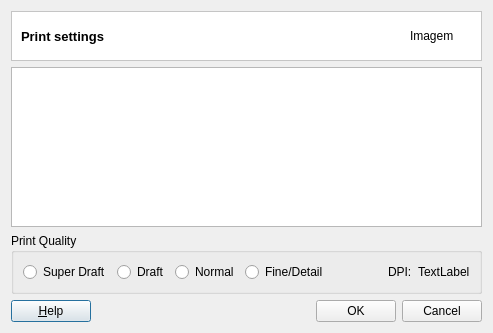
<?xml version="1.0" encoding="UTF-8"?>
<ui version="4.0">
 <class>PrintSettings</class>
 <widget class="QDialog" name="PrintSettings">
  <property name="geometry">
   <rect>
    <x>0</x>
    <y>0</y>
    <width>493</width>
    <height>333</height>
   </rect>
  </property>
  <property name="sizePolicy">
   <sizepolicy hsizetype="Fixed" vsizetype="Fixed">
    <horstretch>0</horstretch>
    <verstretch>0</verstretch>
   </sizepolicy>
  </property>
  <property name="minimumSize">
   <size>
    <width>493</width>
    <height>333</height>
   </size>
  </property>
  <property name="maximumSize">
   <size>
    <width>493</width>
    <height>333</height>
   </size>
  </property>
  <property name="windowTitle">
   <string>Print Settings</string>
  </property>
  <property name="windowOpacity">
   <double>1.000000000000000</double>
  </property>
  <property name="modal">
   <bool>true</bool>
  </property>
  <layout class="QGridLayout" name="gridLayout_2">
   <item row="0" column="0">
    <layout class="QVBoxLayout" name="verticalLayout">
     <item>
      <widget class="QFrame" name="frame_2">
       <property name="sizePolicy">
        <sizepolicy hsizetype="Preferred" vsizetype="Fixed">
         <horstretch>0</horstretch>
         <verstretch>0</verstretch>
        </sizepolicy>
       </property>
       <property name="maximumSize">
        <size>
         <width>16777215</width>
         <height>51</height>
        </size>
       </property>
       <property name="styleSheet">
        <string notr="true">QWidget { background: white }</string>
       </property>
       <property name="frameShape">
        <enum>QFrame::StyledPanel</enum>
       </property>
       <property name="frameShadow">
        <enum>QFrame::Sunken</enum>
       </property>
       <layout class="QGridLayout" name="gridLayout_4" columnstretch="1,0">
        <property name="topMargin">
         <number>0</number>
        </property>
        <property name="bottomMargin">
         <number>0</number>
        </property>
        <property name="horizontalSpacing">
         <number>9</number>
        </property>
        <item row="0" column="1">
         <widget class="QLabel" name="m_imgLabel">
          <property name="minimumSize">
           <size>
            <width>62</width>
            <height>48</height>
           </size>
          </property>
          <property name="maximumSize">
           <size>
            <width>48</width>
            <height>48</height>
           </size>
          </property>
          <property name="text">
           <string>Imagem</string>
          </property>
         </widget>
        </item>
        <item row="0" column="0">
         <widget class="QLabel" name="lblTitle">
          <property name="font">
           <font>
            <pointsize>10</pointsize>
            <weight>75</weight>
            <bold>true</bold>
           </font>
          </property>
          <property name="text">
           <string>Print settings</string>
          </property>
         </widget>
        </item>
       </layout>
      </widget>
     </item>
     <item>
      <widget class="QListWidget" name="lstPrinter"/>
     </item>
     <item>
      <widget class="QGroupBox" name="grpPrintQuality">
       <property name="title">
        <string>Print Quality</string>
       </property>
       <property name="flat">
        <bool>true</bool>
       </property>
       <layout class="QHBoxLayout" name="horizontalLayout_3">
        <item>
         <layout class="QHBoxLayout" name="horizontalLayout_2">
          <item>
           <widget class="QRadioButton" name="rdoSuperDraft">
            <property name="text">
             <string>Super Draft</string>
            </property>
           </widget>
          </item>
          <item>
           <widget class="QRadioButton" name="rdoDraft">
            <property name="text">
             <string>Draft</string>
            </property>
           </widget>
          </item>
          <item>
           <widget class="QRadioButton" name="rdoNormal">
            <property name="text">
             <string>Normal</string>
            </property>
           </widget>
          </item>
          <item>
           <widget class="QRadioButton" name="rdoFineDetail">
            <property name="text">
             <string>Fine/Detail</string>
            </property>
           </widget>
          </item>
          <item>
           <spacer name="horizontalSpacer">
            <property name="orientation">
             <enum>Qt::Horizontal</enum>
            </property>
            <property name="sizeHint" stdset="0">
             <size>
              <width>88</width>
              <height>17</height>
             </size>
            </property>
           </spacer>
          </item>
          <item>
           <layout class="QHBoxLayout" name="horizontalLayout">
            <item>
             <widget class="QLabel" name="lblDPI">
              <property name="text">
               <string>DPI:</string>
              </property>
             </widget>
            </item>
            <item>
             <widget class="QLabel" name="lblNumberDPI">
              <property name="text">
               <string>TextLabel</string>
              </property>
             </widget>
            </item>
           </layout>
          </item>
         </layout>
        </item>
       </layout>
      </widget>
     </item>
     <item>
      <layout class="QGridLayout" name="gridLayout">
       <item row="0" column="0">
        <widget class="QPushButton" name="helpPushButton">
         <property name="text">
          <string>&amp;Help</string>
         </property>
         <property name="shortcut">
          <string>Alt+H</string>
         </property>
        </widget>
       </item>
       <item row="0" column="3">
        <widget class="QPushButton" name="pBtnCancel">
         <property name="text">
          <string>Cancel</string>
         </property>
        </widget>
       </item>
       <item row="0" column="1">
        <spacer name="horizontalSpacer_3">
         <property name="orientation">
          <enum>Qt::Horizontal</enum>
         </property>
         <property name="sizeHint" stdset="0">
          <size>
           <width>128</width>
           <height>20</height>
          </size>
         </property>
        </spacer>
       </item>
       <item row="0" column="2">
        <widget class="QPushButton" name="pBtnOK">
         <property name="text">
          <string>OK</string>
         </property>
        </widget>
       </item>
      </layout>
     </item>
    </layout>
   </item>
  </layout>
 </widget>
 <resources/>
 <connections/>
</ui>
